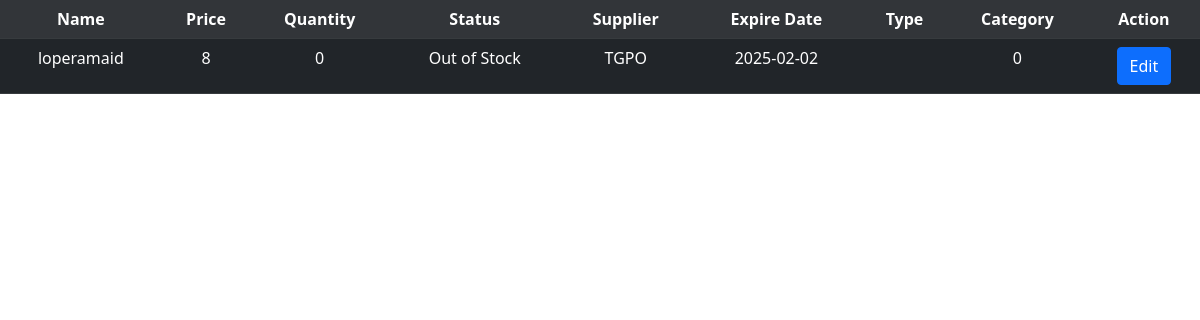
/php/search.php?inputSearch=loperamaid, run on an earlier commit of the app's database.
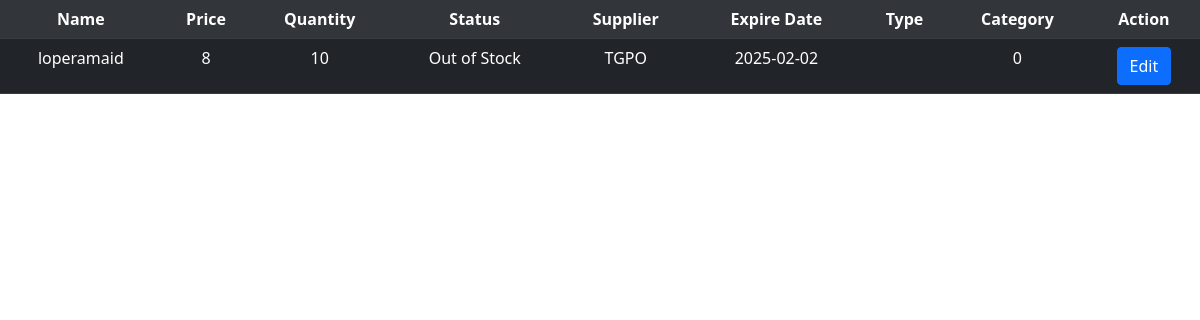
And on a later commit of the database.
### tables this page shows
CREATE TABLE `med_inventory` (
  `Med_Id` int(11) NOT NULL,
  `Med_name` varchar(50) NOT NULL,
  `category` varchar(255) NOT NULL,
  `type` varchar(50) NOT NULL,
  `Med_price` int(20) NOT NULL,
  `Med_Quantity` int(20) NOT NULL,
  `Med_status` varchar(15) NOT NULL,
  `Med_ExpDate` date NOT NULL,
  `sup_Id` int(10) NOT NULL,
  `archive` int(11) NOT NULL
);

CREATE TABLE `supplier` (
  `sup_Id` int(10) NOT NULL,
  `sup_Company` varchar(20) NOT NULL,
  `sup_Address` varchar(50) NOT NULL,
  `sup_Contact_no.` varchar(20) NOT NULL,
  `sup_email` varchar(50) NOT NULL,
  `archive` int(11) NOT NULL
);

### php/search.php (the view, shortened to what this page needs)
     <link href="https://cdn.jsdelivr.net/npm/bootstrap@5.0.2/dist/css/bootstrap.min.css" rel="stylesheet">
<?php
  $conn = mysqli_connect("localhost", "root", "");
  if (isset($_GET['inputSearch']) || isset($_GET['categories'])) {
   $inputed = isset($_GET['inputSearch']) ? mysqli_real_escape_string($conn, $_GET['inputSearch']) : '';
$sql = "SELECT  mi.Med_Id, mi.Med_name, mi.type,s.sup_Company, mi.category, mi.Med_price, mi.Med_Quantity, mi.Med_status, mi.Med_ExpDate, mi.sup_Id, mi.archive FROM `med_inventory` mi
            LEFT JOIN supplier s ON mi.sup_Id = s.sup_Id WHERE 1 AND mi.archive = 0 ";
if (!empty($inputed)) {
    $sql .= " AND `Med_name` LIKE '%$inputed%'";
}
$result = $conn->query($sql);
if ($result->num_rows > 0) {
    echo "<table id='Datatable' class='table table-striped table-hover'>
            <tr class='table-dark text-center'>
                <th>Name</th>
                <th>Price</th>
                <th>Quantity</th>
                <th>Status</th>
                <th>Supplier</th>
                <th>Expire Date</th>
                <th>Type</th>
                <th>Category</th>
                <th>Action</th>
            </tr>";
    while ($row = $result->fetch_assoc()) {
        echo "<tr class='table-dark text-center'>";
        echo "<td>" . $row["Med_name"] . "</td>";
        echo "<td>" . $row["Med_price"] . "</td>";
        echo "<td>" . $row["Med_Quantity"] . "</td>";
        echo "<td>" . $row["Med_status"] . "</td>";
        echo "<td>" . $row["sup_Company"] . "</td>";
        echo "<td>" . $row["Med_ExpDate"] . "</td>";
        echo "<td>" . $row["type"] . "</td>";
        echo "<td>" . $row["category"] . "</td>";
        echo "<td><div class='button'><button id='edit' class='editButton btn btn-primary' onclick=\"populateForm1(" . $row["Med_Id"] . ", '" . $row["Med_name"] . "', " . $row["Med_price"] . ", " . $row["Med_Quantity"] . ",'" . $row["Med_ExpDate"] . "', " . $row["sup_Id"] . ")\">Edit</button></div></td>";
        echo "</tr>";
    }
    echo "</table>";
} else {
    echo "<p>No results found</p>";
}
}
?>

What changed in the data, as far as the page shows it:
changed med_inventory "loperamaid": Med_Quantity "0" → "10"
